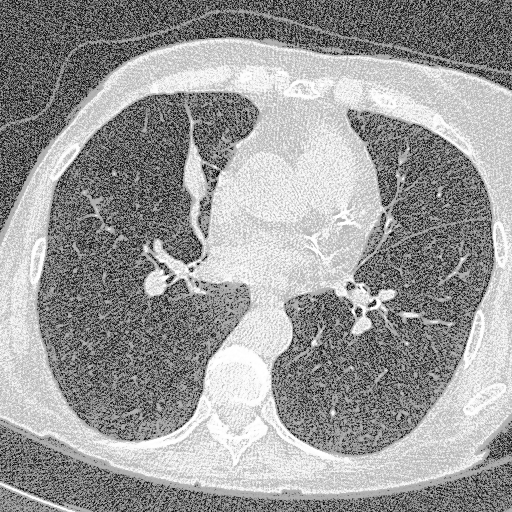
%> input picture Lecture Scripts/LungCtSlice.tif, 512 x 512 px
$ octave Snippet_02_Estimate_Lung_Intensity_Models.m   (GNU Octave 9; MATLAB toolbox functions it lacks are replaced by stand-ins)
%> lines starting %> are read from the running program, lines starting %| are printed output that depends on the picture; in (x1, y1, x2, y2) boxes, pixels count from 0 and x2, y2 are one past the last pixel; in counts of white or black regions, pixels touching at a corner belong together; the program's own positions count from 1
% The file name is EstimateLungIntensityModels.m.
% Clear the command window.
clc;
% Close all open figure windows.
close all;
% Clear all variables from the workspace.
clear all;

% Read the lung image and convert it to double precision.
doubleImage = double(imread("LungCtSlice.tif"));
%> doubleImage: size 512x512 double; min 0, max 255, mean 154.6; mean of the top-left, top-right, bottom-left and bottom-right quarters 134.5, 165.1, 158.3, 160.5
% Estimate the threshold that separates the two tissue classes.
thresholdValue = graythresh(uint8(doubleImage)) * 255;
%> thresholdValue = 146
% Gather the lung training samples below the threshold.
lungPixels = doubleImage(doubleImage < thresholdValue);
% Gather the chest training samples above the threshold.
chestPixels = doubleImage(doubleImage >= thresholdValue);

% Estimate the mean of the lung class.
lungMean = mean(lungPixels);
%> lungMean = 89.14
% Estimate the variance of the lung class.
lungVariance = var(lungPixels);
%> lungVariance = 1399.8
% Estimate the mean of the chest class.
chestMean = mean(chestPixels);
%> chestMean = 202.4
% Estimate the variance of the chest class.
chestVariance = var(chestPixels);
%> chestVariance = 1010.8

% Define the tissue names for the summary table.
tissueNames = ["Lung"; "Chest"];
% Calculate the pixel counts for both tissue classes.
pixelCounts = [numel(lungPixels); numel(chestPixels)];
%> pixelCounts = [110690; 151454]
% Combine the estimated means into a column vector.
means = [lungMean; chestMean];
%> means = [89.14; 202.4]
% Combine the estimated variances into a column vector.
variances = [lungVariance; chestVariance];
%> variances = [1399.8; 1010.8]
% Create a table to summarize the estimated intensity model parameters.
statsTable = table(tissueNames, pixelCounts, means, variances, VariableNames=["Tissue", "PixelCount", "Mean", "Variance"]);
%> statsTable = 2 items; pixelCounts, means and variances: 110690 89.14 1399.8, 151454 202.4 1010.8
% Display the summary table in the command window.
disp(statsTable);

% Define the gray-level axis for the model curves.
grayLevels = 0:1:255;
% Compute the Gaussian probability density of the lung class.
lungPdf = (1 ./ sqrt(2 .* pi .* lungVariance)) .* exp(-((grayLevels - lungMean).^2) ./ (2 .* lungVariance));
%> lungPdf = 256 values, max 0.0107 at index 90, min 5.76e-07 at index 256, mean 0.00387
% Compute the Gaussian probability density of the chest class.
chestPdf = (1 ./ sqrt(2 .* pi .* chestVariance)) .* exp(-((grayLevels - chestMean).^2) ./ (2 .* chestVariance));
%> chestPdf = 256 values, max 0.0125 at index 203, min 2e-11 at index 1, mean 0.00372

% Open a new figure window for the model plot.
figure("Color", "w");
% Plot the lung Gaussian model in red.
plot(grayLevels, lungPdf, "r", "LineWidth", 2);
% Hold the plot to overlay the chest model.
hold on;
% Plot the chest Gaussian model in blue.
plot(grayLevels, chestPdf, "b", "LineWidth", 2);
% Add a legend for the two tissue models.
legend("Lung Tissue", "Chest Tissue");
% Add a descriptive title to the model plot.
title("Gaussian Intensity Models for Lung and Chest Tissues");
% Label the horizontal axis of the model plot.
xlabel("Gray Level");
% Label the vertical axis of the model plot.
ylabel("Probability Density");
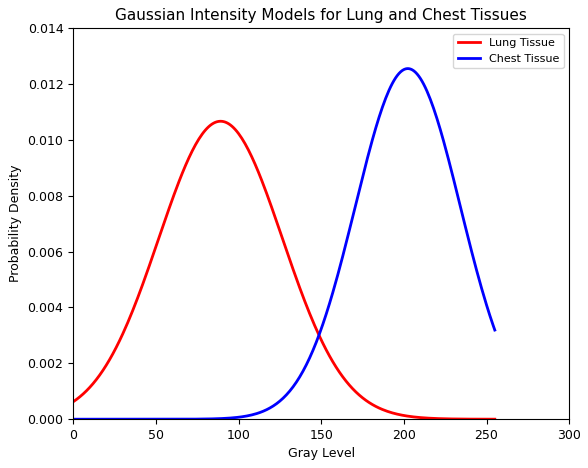
%> figure redrawn from the program's plot data; curve peaks at x = 89, y = 0.0107; curve peaks at x = 202, y = 0.0125

$ run again, with Lecture Scripts/LungCtPredicted_Intensity.tif copied over Lecture Scripts/LungCtSlice.tif
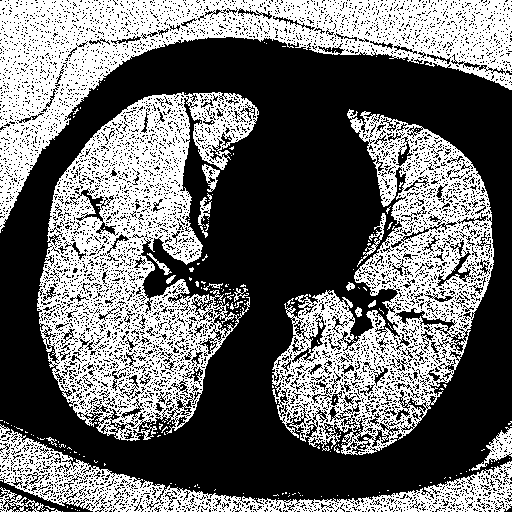
%> input picture Lecture Scripts/LungCtPredicted_Intensity.tif, 512 x 512 px
%> doubleImage: size 512x512 double; values 0 (black) and 1 (white), 42.2% white; 217 white regions (200 under 20 px), largest, box (x1, y1, x2, y2) and area: (37, 92, 259, 441) 35631, (0, 0, 512, 233) 32415, (272, 109, 494, 455) 28856
%> thresholdValue = 0
%> lungPixels = []
%> lungMean = NaN
%> chestMean = 0.422
%> chestVariance = 0.244
%> means = [NaN; 0.422]
%> variances = [NaN; 0.244]
%> statsTable = 2 items; pixelCounts, means and variances: 0 NaN NaN, 262144 0.422 0.244
%> chestPdf = 256 values, max 0.56 at index 1, min 0 at index 21, mean 0.0038
%> `ylabel("Probability Density");`:
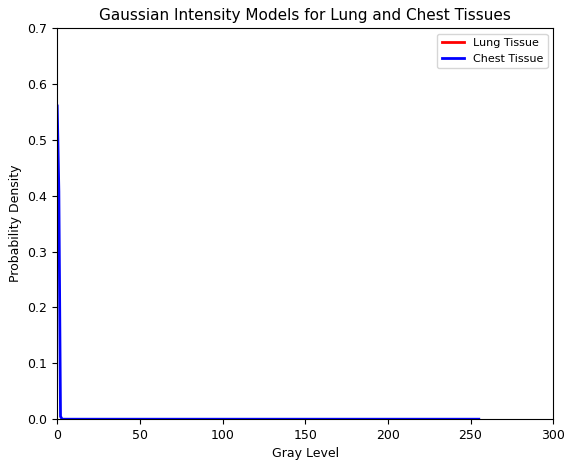
%> figure redrawn from the program's plot data; curve peaks at x = 0, y = 0.56
